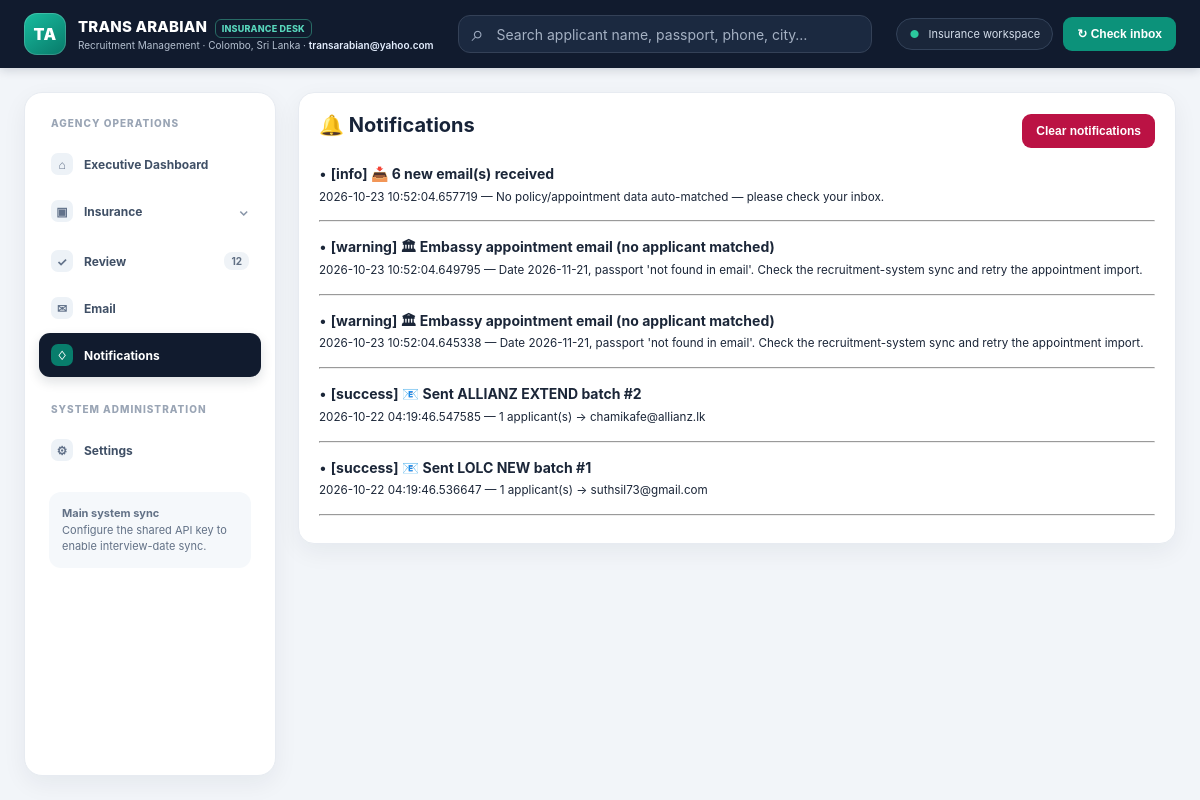
The page /notifications on the database its author committed.
### app/models.py (models this page shows)
class Notification(db.Model):
    id = db.Column(db.Integer, primary_key=True)
    at = db.Column(db.DateTime, default=datetime.now)
    title = db.Column(db.String(300)); body = db.Column(db.Text, default="")
    level = db.Column(db.String(10), default="info")  # info|success|warning|error
    seen = db.Column(db.Boolean, default=False)

### app/routes.py (the view)
@bp.route("/notifications")
def notifications():
    rows = Notification.query.order_by(Notification.id.desc()).limit(100).all()
    Notification.query.filter_by(seen=False).update({"seen": True}); db.session.commit()
    return render_template("notifications.html", rows=rows)

### app/routes.py (called while the page is built)
@bp.context_processor
def _ctx():
    return {"unseen": Notification.query.filter_by(seen=False).count(),
            "registry_count": Applicant.query.filter(~Applicant.status.like("CANCELLED_%")).count(),
            "review_count": Applicant.query.filter(Applicant.status.in_(["NEEDS_REVIEW","EXTEND_DRAFT"])).count(),
            "main_system_connected": bool(current_app.config.get("MAIN_SYSTEM_API_KEY")),
            "SALUTATIONS": SALUTATIONS, "GENDERS": GENDERS, "COMPANIES": COMPANIES}

### app/templates/notifications.html
{% extends "base.html" %}{% block body %}
<div class="card">
  <div class="toolbar" style="margin-bottom:14px">
    <h2>🔔 Notifications</h2>
    {% if rows %}
    <form method="post" action="{{ url_for('main.clear_notifications') }}" onsubmit="return confirm('Clear all notifications? This cannot be undone. Applicant records and email logs will be kept.');">
      <button class="btn red" type="submit">Clear notifications</button>
    </form>
    {% endif %}
  </div>
  {% for n in rows %}
    <p>• <b>[{{n.level}}] {{n.title}}</b><br><small>{{n.at}} — {{n.body}}</small></p><hr>
  {% else %}
    <p>No notifications yet.</p>
  {% endfor %}
</div>
{% endblock %}

### app/templates/base.html (style rules this page uses)
:root { --navy:#111b2e;--navy2:#17243a;--teal:#079b83;--teal2:#067e6c;--ink:#1b2638;--muted:#77849a;--line:#e7ebf1;--bg:#f2f5f9;--card:#fff;--shadow:0 8px 24px rgba(15,29,50,.06) }
* { box-sizing:border-box }
body { margin:0;background:var(--bg);color:var(--ink);font:14px Inter,ui-sans-serif,system-ui,-apple-system,"Segoe UI",Arial,sans-serif }
.card { background:var(--card);border:1px solid var(--line);border-radius:16px;padding:20px;margin-bottom:16px;box-shadow:var(--shadow);overflow-x:auto }
.card h2,.card h3 { margin:0 0 12px;color:#172338 }
.card h2 { font-size:20px }
.card p { line-height:1.55 }
.btn { display:inline-flex;align-items:center;justify-content:center;gap:7px;background:#0b6bcb;color:#fff;border:0;padding:10px 14px;border-radius:9px;cursor:pointer;font-weight:750;font-size:12px;text-decoration:none;white-space:nowrap }
.btn.red { background:#bb1244 }
.toolbar { display:flex;align-items:center;justify-content:space-between;gap:12px;flex-wrap:wrap }

### rows shown on the page
Notification: level "info", title "📥 6 new email(s) received", at "2026-10-23 10:52:04.657719", body "No policy/appointment data auto-matched — please check your inbox."
Notification: level "warning", title "🏛 Embassy appointment email (no applicant matched)", at "2026-10-23 10:52:04.649795", body "Date 2026-11-21, passport 'not found in email'. Check the recruitment-system sync and retry the appointment import."
Notification: level "warning", title "🏛 Embassy appointment email (no applicant matched)", at "2026-10-23 10:52:04.645338", body "Date 2026-11-21, passport 'not found in email'. Check the recruitment-system sync and retry the appointment import."
Notification: level "success", title "📧 Sent ALLIANZ EXTEND batch #2", at "2026-10-22 04:19:46.547585", body "1 applicant(s) → chamikafe@allianz.lk"
Notification: level "success", title "📧 Sent LOLC NEW batch #1", at "2026-10-22 04:19:46.536647", body "1 applicant(s) → suthsil73@gmail.com"

### other values the page prints
{{ review_count }} "12"
